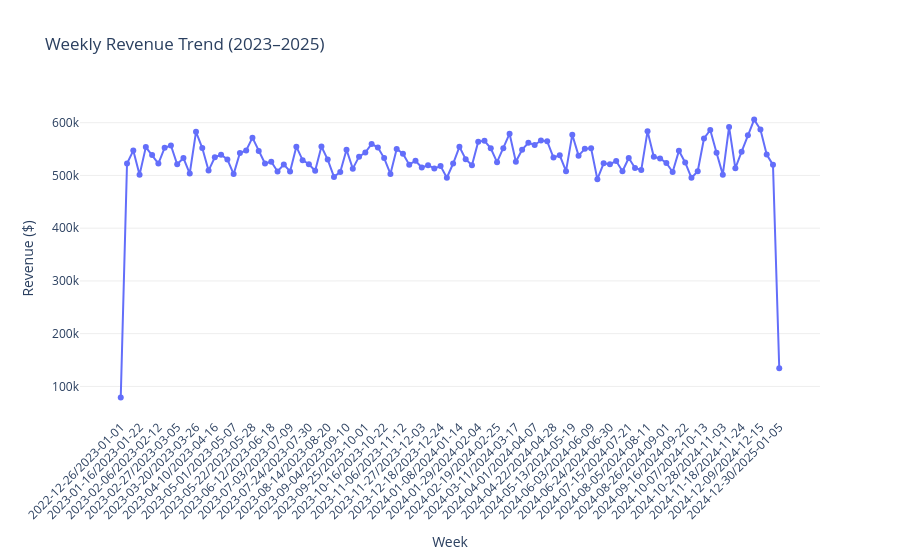

Notebook source saved alongside this figure:
### Code cell
# rolling up to weekly so the chart isn't too noisy
import plotly.express as px, pandas as pd, duckdb

with duckdb.connect('ecommerce_lakehouse.db') as conn:
    df = conn.execute("SELECT sale_date, total_revenue FROM gold_daily_sales ORDER BY sale_date").fetchdf()

df['sale_date'] = pd.to_datetime(df['sale_date'])
df['week']      = df['sale_date'].dt.to_period('W').astype(str)
df_weekly       = df.groupby('week', as_index=False)['total_revenue'].sum()

fig = px.line(df_weekly, x='week', y='total_revenue',
              title='Weekly Revenue Trend (2023–2025)',
              labels={'total_revenue':'Revenue ($)','week':'Week'}, markers=True)
fig.update_layout(xaxis_tickangle=-45, plot_bgcolor='white', yaxis=dict(gridcolor='#eee'))
fig.show()
